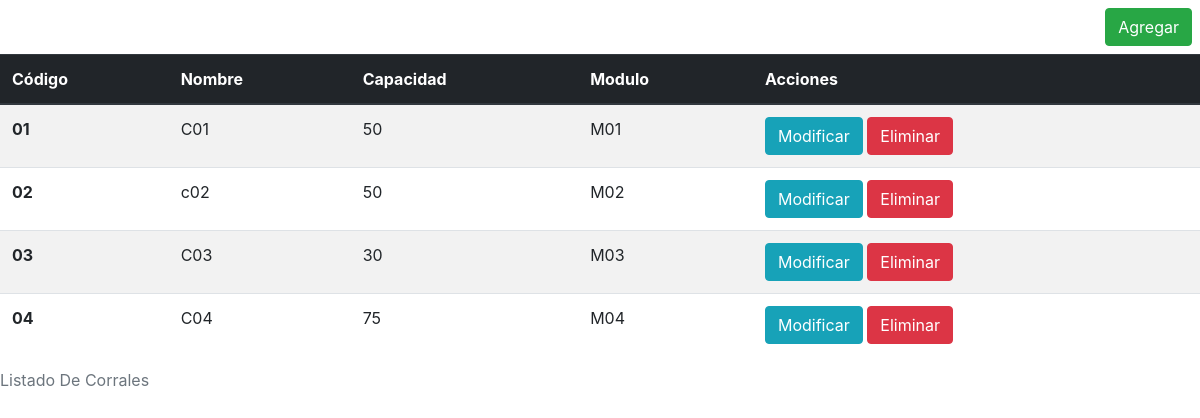
The page /vistas/listarCorrales.php (signed in) on the database its author committed.
### tables this page shows
CREATE TABLE `corral` (
  `codcorral` varchar(10) NOT NULL,
  `nombre` varchar(20) NOT NULL,
  `capacidad` int(11) NOT NULL,
  `codmodulo` varchar(5) NOT NULL,
  PRIMARY KEY (`codcorral`),
  KEY `FK_corral_modulo` (`codmodulo`),
  CONSTRAINT `FK_corral_modulo` FOREIGN KEY (`codmodulo`) REFERENCES `modulo` (`codmodulo`) ON DELETE CASCADE ON UPDATE CASCADE
);

CREATE TABLE `modulo` (
  `codmodulo` varchar(5) NOT NULL,
  `nombre` varchar(20) NOT NULL,
  `capacidad` int(11) NOT NULL,
  `codarea` varchar(15) NOT NULL,
  PRIMARY KEY (`codmodulo`),
  KEY `FK_modulo_area` (`codarea`),
  CONSTRAINT `FK_modulo_area` FOREIGN KEY (`codarea`) REFERENCES `area` (`codarea`) ON DELETE CASCADE ON UPDATE CASCADE
);

### conexion/Db.php (called while the page is built)
<?php
class Db {
    public static function conectar() {
        $pdo = new PDO('mysql:host=localhost;dbname=granja;charset=utf8','root','');
        $pdo->setAttribute(PDO::ATTR_ERRMODE, PDO::ERRMODE_EXCEPTION);
        return $pdo;
    }
}

### controlador/CorralControl.php (called while the page is built, shortened)
<?php
require_once '../controlador/ModuloControl.php';
require_once '../modelo/Corral.php';
class CorralControl {
  function __construct() {
    require_once '../conexion/Db.php';
    try {
      $this->pdo = Db::conectar();
    } catch (Exception $ex) {
      die($ex->getMessage());
    }
  }
  public function obtenerTodos() {
    $moduloControl = new ModuloControl();
    try {
      $sql = "select * from corral";
      $prep = $this->pdo->prepare($sql);
      $prep->execute();
      $corrales = [];
      foreach($prep->fetchAll(PDO::FETCH_OBJ) as $corr){
        $corral = new Corral();
        $corral->setCodcorral($corr->codcorral);
        $corral->setNombre($corr->nombre);
        $corral->setCapacidad($corr->capacidad);
        $corral->setCodmodulo($corr->codmodulo);
        $corral->setModulo($moduloControl->obtenerPorId($corr->codmodulo));
        array_push($corrales, $corral);
      }
      return $corrales;
    } catch (Exception $ex) {
      echo 'Corrales No encontrados';
      die($ex->getMessage());
    }
  }
}

### controlador/ModuloControl.php (called while the page is built, shortened)
<?php
    require_once '../controlador/AreaControl.php';
    require_once '../modelo/Modulo.php';
    class ModuloControl{
        public function __construct()
        {
            require_once '../conexion/DB.php';
            try{
                $this->pdo = DB::conectar();
            }catch (Exception $ex){
                die($ex->getMessage());
            }
    }
      public function obtenerPorId($codModulo) {
        $areaControl = new AreaControl();
      try {
        $sql = "select * from modulo where codmodulo = ?";
        $prep = $this->pdo->prepare($sql);
        $prep->execute(array($codModulo));
        $mod = $prep->fetch(PDO::FETCH_OBJ);
        if($mod!=null){
        $modulo = new Modulo();
        $modulo->setCodModulo($mod->codmodulo);
        $modulo->setNombre($mod->nombre);
        $modulo->setCapacidad($mod->capacidad);
        $modulo->setCodArea($mod->codarea);
        $modulo->setArea($areaControl->obtenerPorId($mod->codarea));
        return $modulo;
        }else{
        }
      } catch (Exception $ex) {
        die($ex->getMessage());
      }
    }
}
?>

### controlador/AreaControl.php (called while the page is built, shortened)
<?php
class AreaControl
{
    public function __construct()
    {
        require_once '../conexion/DB.php';
        try {
            $this->pdo = DB::conectar();
        } catch (Exception $ex) {
            die($ex->getMessage());
        }
    }
    public function obtenerPorId($codArea){
        try {
            $sql = "select * from area where codarea = ?";
            $prep = $this->pdo->prepare($sql);
            $prep->execute(array($codArea));
            $ar = $prep->fetch(PDO::FETCH_OBJ);
            $area = new Area();
            $area->setCodArea($ar->codarea);
            $area->setNombre($ar->nombre);
            $area->setDescripcion($ar->descripcion);
            return $area;
        } catch (Exception $ex) {
            die($ex->getMessage());
        }
    }
}

### modelo/Corral.php (called while the page is built, shortened)
<?php
class Corral{
    private $codcorral;
    private $nombre;
    private $capacidad;
    private $modulo;
    function getCodcorral(){
        return $this->codcorral;
    }
    function getNombre(){
        return $this->nombre;
    }
    function getCapacidad(){
        return $this->capacidad;
    }
    function getModulo(){
        return $this->modulo;
    }
    function setCodcorral($codcorral){
        $this->codcorral = $codcorral;
    }
    function setNombre($nombre){
        $this->nombre = $nombre;
    }
    function setCapacidad($capacidad){
        $this->capacidad = $capacidad;
    }
    function setModulo($modulo){
        $this->modulo = $modulo;
    }
}
?>

### modelo/Modulo.php (called while the page is built, shortened)
<?php
class Modulo{
    private $nombre;
    function getNombre(){
        return $this->nombre;
    }
    function setNombre($nombre){
        $this->nombre = $nombre;
    }
}
?>

### vistas/listarCorrales.php (the view, shortened to what this page needs)
<?php
require_once '../controlador/CorralControl.php';
$corralControl = new CorralControl();
?>
<!doctype html>
<html lang="en">
<head>
    <link rel="stylesheet" href="../css/bootstrap.min.css">
</head>
<body>
    <div class="">
        <div class="row">
            <div class="col">
                <a href="corralAgregar.php" class="btn btn-success" target="myframe"
                    style="margin:8px; float:right;">Agregar</a>
                <table class="table table-striped">
                    <caption>Listado De Corrales</caption>
                    <thead class="thead-dark">
                        <tr>
                            <th scope="col">Código</th>
                            <th scope="col">Nombre</th>
                            <th scope="col">Capacidad</th>
                            <th scope="col">Modulo</th>
                            <th scope="col">Acciones</th>
                        </tr>
                    </thead>
                    <tbody>
                        <?php foreach ($corralControl->obtenerTodos() as $corr) { ?>
                        <tr>
                            <th><?php echo $corr->getCodcorral(); ?></th>
                            <td><?php echo $corr->getNombre(); ?></td>
                            <td><?php echo $corr->getCapacidad(); ?></td>
                            <td><?php echo $corr->getModulo()->getNombre(); ?></td>
                            <td>
                                <div>
                                    <a href="corralModificar.php?codigo=<?php echo $corr->getCodcorral();?>"
                                       class="btn btn-info">Modificar</a>
                                    <a href="../funciones/eliminarCorral.php?codigo=<?php echo $corr->getCodcorral();?>"
                                        class="btn btn-danger">Eliminar</a>
                                </div>
                            </td>
                        </tr>
                        <?php } ?>
                    </tbody>
                </table>
            </div>
        </div>
    </div>
</body>
</html>

### rows shown on the page
corral: codcorral "01", nombre "C01", capacidad "50", codmodulo.nombre "M01"
corral: codcorral "02", nombre "c02", capacidad "50", codmodulo.nombre "M02"
corral: codcorral "03", nombre "C03", capacidad "30", codmodulo.nombre "M03"
corral: codcorral "04", nombre "C04", capacidad "75", codmodulo.nombre "M04"
